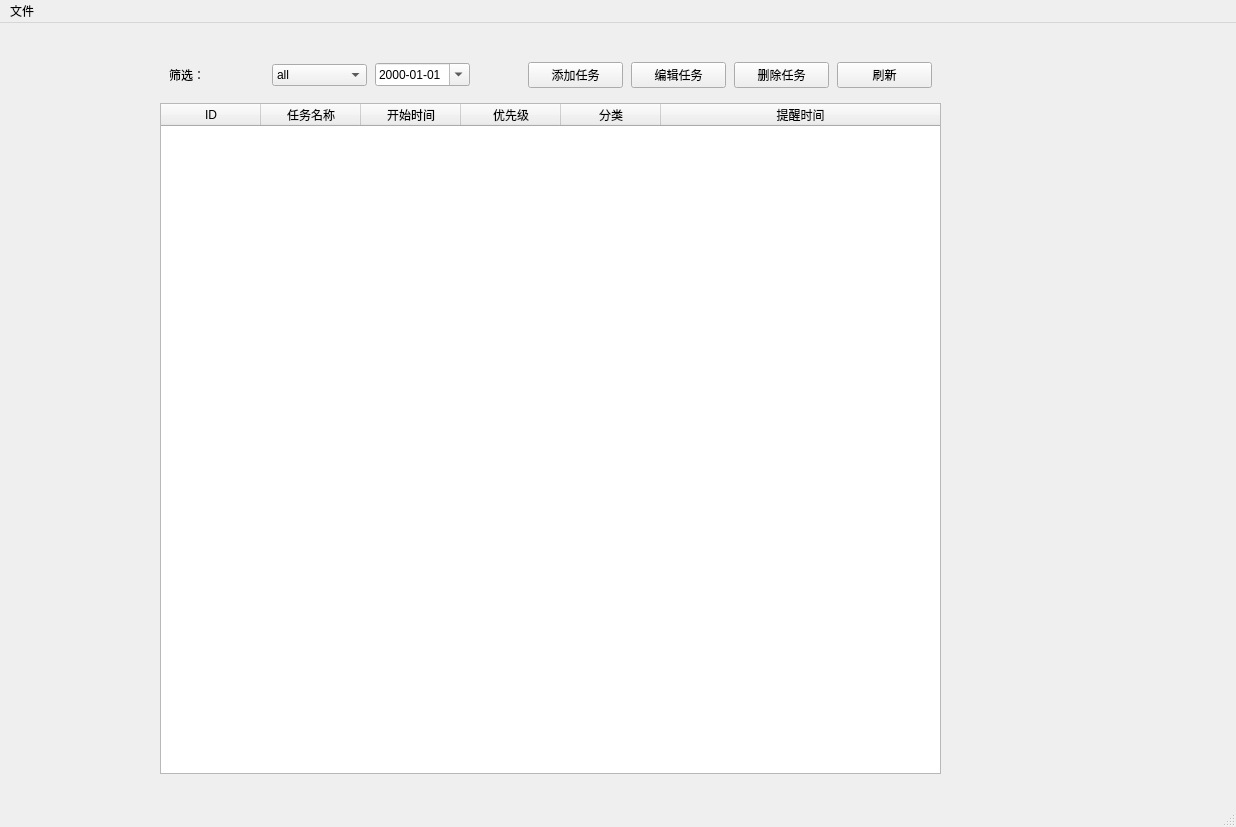
<?xml version="1.0" encoding="UTF-8"?>
<ui version="4.0">
 <class>MainWindow</class>
 <widget class="QMainWindow" name="MainWindow">
  <property name="geometry">
   <rect>
    <x>0</x>
    <y>0</y>
    <width>1236</width>
    <height>827</height>
   </rect>
  </property>
  <property name="windowTitle">
   <string>Myschedule</string>
  </property>
  <widget class="QWidget" name="centralwidget">
   <widget class="QWidget" name="">
    <property name="geometry">
     <rect>
      <x>160</x>
      <y>30</y>
      <width>781</width>
      <height>721</height>
     </rect>
    </property>
    <layout class="QVBoxLayout" name="verticalLayout_2">
     <item>
      <layout class="QVBoxLayout" name="verticalLayout">
       <property name="spacing">
        <number>8</number>
       </property>
       <property name="leftMargin">
        <number>9</number>
       </property>
       <property name="topMargin">
        <number>9</number>
       </property>
       <property name="rightMargin">
        <number>9</number>
       </property>
       <property name="bottomMargin">
        <number>9</number>
       </property>
       <item>
        <layout class="QHBoxLayout" name="toolbarLayout">
         <item>
          <widget class="QLabel" name="filterLabel">
           <property name="text">
            <string>筛选：</string>
           </property>
          </widget>
         </item>
         <item>
          <widget class="QComboBox" name="filterCombo">
           <item>
            <property name="text">
             <string>all</string>
            </property>
           </item>
           <item>
            <property name="text">
             <string>today</string>
            </property>
           </item>
           <item>
            <property name="text">
             <string>day</string>
            </property>
           </item>
           <item>
            <property name="text">
             <string>month</string>
            </property>
           </item>
          </widget>
         </item>
         <item>
          <widget class="QDateEdit" name="filterDate">
           <property name="displayFormat">
            <string>yyyy-MM-dd</string>
           </property>
           <property name="calendarPopup">
            <bool>true</bool>
           </property>
          </widget>
         </item>
         <item>
          <spacer name="horizontalSpacer">
           <property name="orientation">
            <enum>Qt::Horizontal</enum>
           </property>
           <property name="sizeType">
            <enum>QSizePolicy::Fixed</enum>
           </property>
           <property name="sizeHint" stdset="0">
            <size>
             <width>50</width>
             <height>20</height>
            </size>
           </property>
          </spacer>
         </item>
         <item>
          <widget class="QPushButton" name="addBtn">
           <property name="text">
            <string>添加任务</string>
           </property>
          </widget>
         </item>
         <item>
          <widget class="QPushButton" name="editBtn">
           <property name="text">
            <string>编辑任务</string>
           </property>
          </widget>
         </item>
         <item>
          <widget class="QPushButton" name="deleteBtn">
           <property name="text">
            <string>删除任务</string>
           </property>
          </widget>
         </item>
         <item>
          <widget class="QPushButton" name="refreshBtn">
           <property name="text">
            <string>刷新</string>
           </property>
          </widget>
         </item>
        </layout>
       </item>
      </layout>
     </item>
     <item>
      <widget class="QTableWidget" name="taskTable">
       <property name="editTriggers">
        <set>QAbstractItemView::NoEditTriggers</set>
       </property>
       <property name="alternatingRowColors">
        <bool>true</bool>
       </property>
       <property name="selectionMode">
        <enum>QAbstractItemView::SingleSelection</enum>
       </property>
       <property name="selectionBehavior">
        <enum>QAbstractItemView::SelectRows</enum>
       </property>
       <property name="columnCount">
        <number>6</number>
       </property>
       <attribute name="horizontalHeaderStretchLastSection">
        <bool>true</bool>
       </attribute>
       <column>
        <property name="text">
         <string>ID</string>
        </property>
       </column>
       <column>
        <property name="text">
         <string>任务名称</string>
        </property>
       </column>
       <column>
        <property name="text">
         <string>开始时间</string>
        </property>
       </column>
       <column>
        <property name="text">
         <string>优先级</string>
        </property>
       </column>
       <column>
        <property name="text">
         <string>分类</string>
        </property>
       </column>
       <column>
        <property name="text">
         <string>提醒时间</string>
        </property>
       </column>
      </widget>
     </item>
    </layout>
   </widget>
  </widget>
  <widget class="QMenuBar" name="menubar">
   <property name="geometry">
    <rect>
     <x>0</x>
     <y>0</y>
     <width>1236</width>
     <height>28</height>
    </rect>
   </property>
   <widget class="QMenu" name="menu">
    <property name="title">
     <string>文件</string>
    </property>
    <addaction name="separator"/>
    <addaction name="actionLogout"/>
    <addaction name="actionExit"/>
    <addaction name="action_2"/>
    <addaction name="actionAbout"/>
   </widget>
   <addaction name="menu"/>
  </widget>
  <widget class="QStatusBar" name="statusbar"/>
  <action name="actionLogout">
   <property name="text">
    <string>注销</string>
   </property>
  </action>
  <action name="actionExit">
   <property name="text">
    <string>退出</string>
   </property>
  </action>
  <action name="action_2">
   <property name="text">
    <string>帮助</string>
   </property>
  </action>
  <action name="actionAbout">
   <property name="text">
    <string>关于</string>
   </property>
  </action>
 </widget>
 <resources/>
 <connections/>
</ui>
